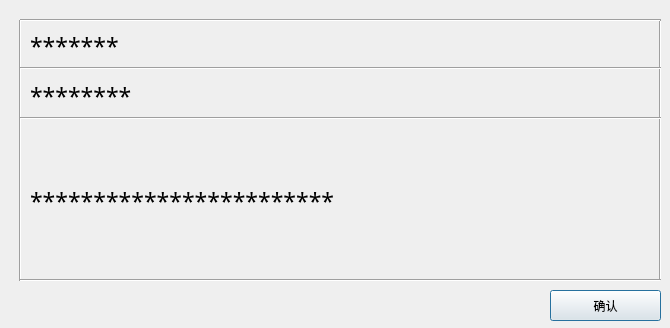
<?xml version="1.0" encoding="UTF-8"?>
<ui version="4.0">
 <class>CFaultInfoDialog</class>
 <widget class="QDialog" name="CFaultInfoDialog">
  <property name="geometry">
   <rect>
    <x>0</x>
    <y>0</y>
    <width>670</width>
    <height>328</height>
   </rect>
  </property>
  <property name="windowTitle">
   <string>Dialog</string>
  </property>
  <property name="styleSheet">
   <string notr="true"/>
  </property>
  <widget class="QLabel" name="label_code">
   <property name="geometry">
    <rect>
     <x>30</x>
     <y>30</y>
     <width>181</width>
     <height>31</height>
    </rect>
   </property>
   <property name="font">
    <font>
     <family>AR PL ShanHeiSun Uni</family>
     <pointsize>17</pointsize>
    </font>
   </property>
   <property name="text">
    <string>*******</string>
   </property>
  </widget>
  <widget class="QLabel" name="label_name">
   <property name="geometry">
    <rect>
     <x>30</x>
     <y>80</y>
     <width>621</width>
     <height>31</height>
    </rect>
   </property>
   <property name="font">
    <font>
     <family>AR PL ShanHeiSun Uni</family>
     <pointsize>17</pointsize>
    </font>
   </property>
   <property name="text">
    <string>********</string>
   </property>
  </widget>
  <widget class="QLabel" name="label_advice">
   <property name="geometry">
    <rect>
     <x>30</x>
     <y>130</y>
     <width>621</width>
     <height>141</height>
    </rect>
   </property>
   <property name="font">
    <font>
     <family>AR PL ShanHeiSun Uni</family>
     <pointsize>17</pointsize>
    </font>
   </property>
   <property name="text">
    <string>************************</string>
   </property>
   <property name="wordWrap">
    <bool>true</bool>
   </property>
  </widget>
  <widget class="QPushButton" name="pushButton">
   <property name="geometry">
    <rect>
     <x>550</x>
     <y>290</y>
     <width>111</width>
     <height>31</height>
    </rect>
   </property>
   <property name="text">
    <string>确认</string>
   </property>
  </widget>
  <widget class="Line" name="line">
   <property name="geometry">
    <rect>
     <x>10</x>
     <y>20</y>
     <width>21</width>
     <height>261</height>
    </rect>
   </property>
   <property name="frameShadow">
    <enum>QFrame::Sunken</enum>
   </property>
   <property name="orientation">
    <enum>Qt::Vertical</enum>
   </property>
  </widget>
  <widget class="Line" name="line_2">
   <property name="geometry">
    <rect>
     <x>650</x>
     <y>20</y>
     <width>21</width>
     <height>261</height>
    </rect>
   </property>
   <property name="frameShadow">
    <enum>QFrame::Sunken</enum>
   </property>
   <property name="orientation">
    <enum>Qt::Vertical</enum>
   </property>
  </widget>
  <widget class="Line" name="line_3">
   <property name="geometry">
    <rect>
     <x>20</x>
     <y>10</y>
     <width>641</width>
     <height>20</height>
    </rect>
   </property>
   <property name="frameShadow">
    <enum>QFrame::Sunken</enum>
   </property>
   <property name="lineWidth">
    <number>1</number>
   </property>
   <property name="orientation">
    <enum>Qt::Horizontal</enum>
   </property>
  </widget>
  <widget class="Line" name="line_4">
   <property name="geometry">
    <rect>
     <x>20</x>
     <y>60</y>
     <width>641</width>
     <height>16</height>
    </rect>
   </property>
   <property name="frameShadow">
    <enum>QFrame::Sunken</enum>
   </property>
   <property name="lineWidth">
    <number>1</number>
   </property>
   <property name="orientation">
    <enum>Qt::Horizontal</enum>
   </property>
  </widget>
  <widget class="Line" name="line_6">
   <property name="geometry">
    <rect>
     <x>20</x>
     <y>110</y>
     <width>641</width>
     <height>16</height>
    </rect>
   </property>
   <property name="frameShadow">
    <enum>QFrame::Sunken</enum>
   </property>
   <property name="lineWidth">
    <number>1</number>
   </property>
   <property name="orientation">
    <enum>Qt::Horizontal</enum>
   </property>
  </widget>
  <widget class="Line" name="line_7">
   <property name="geometry">
    <rect>
     <x>20</x>
     <y>270</y>
     <width>641</width>
     <height>20</height>
    </rect>
   </property>
   <property name="font">
    <font>
     <family>SimHei</family>
     <pointsize>20</pointsize>
    </font>
   </property>
   <property name="frameShadow">
    <enum>QFrame::Sunken</enum>
   </property>
   <property name="lineWidth">
    <number>1</number>
   </property>
   <property name="orientation">
    <enum>Qt::Horizontal</enum>
   </property>
  </widget>
 </widget>
 <resources/>
 <connections/>
</ui>
